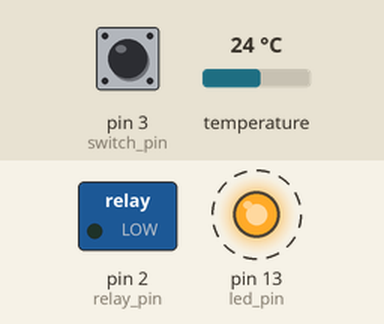
Simulated run of this sketch. Board: Arduino Uno, built with avr-gcc and run on an emulated ATmega328P. Shown: switched loads named in the sketch (green lamp = pin HIGH), output pins drawn as LEDs (lit = HIGH). Wiring (inferred from the names in the program): LM75 temperature sensor at I2C address 0x48. Dashed ring = blinking. The inputs (shaded band) are chosen by the test bench; at power-on: pin 3 (switch_pin) HIGH, temperature 24 °C. EEPROM starts erased; what the sketch prints to the serial monitor is not drawn.

Above: at 5.09 s.
Timing chart, 0 to 8.0 s (numbered marks = the images above):
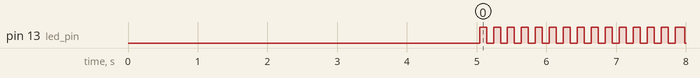

The sketch:

cutdown_temp.ino
```cpp
#include <EEPROM.h>
#include <Wire.h>

// EEPROM addresses
// addr value
//  0    LSB
//  1    MSB
//  2    FLAG
//  3    addr LSB
//  4    addr MSB
//  5    temp data starts

// macros
unsigned int cutdown_thresh = 40*60;
unsigned int on_time = 30;
unsigned int inc_time = 100;
int lm75Address = 0x48;
unsigned int count_lsb = 0, count_msb = 1, cutdown_flag = 2, addr_lsb = 3, addr_msb = 4, data_addr = 5;

// pin placements
int relay_pin = 2;
int switch_pin = 3;
int led_pin = 13;

// global variables
unsigned int count;
unsigned int min_count=0;
unsigned int addr = data_addr;

void setup()
{
 pinMode(relay_pin,OUTPUT); digitalWrite(relay_pin,LOW);
 pinMode(switch_pin,INPUT); digitalWrite(switch_pin,HIGH);
 pinMode(led_pin,OUTPUT); digitalWrite(led_pin,LOW);
 attachInterrupt(1,startcount,FALLING);
 Serial.begin(115200);
 Wire.begin();
 EEPROM.write(cutdown_flag,0);
 delay(5000);
}

void loop()
{
  min_count++;
  readcount();
  count = count + 1;
  Serial.println(count,DEC);
  writecount();
  // timing for the cutdown mechanism
  if((count > cutdown_thresh) && (count < (cutdown_thresh + on_time))) {digitalWrite(relay_pin,HIGH); EEPROM.write(cutdown_flag,1); delay(5);}
  if(count >= cutdown_thresh+on_time) {digitalWrite(relay_pin,LOW);}
  // timing for the temperature value
  if (min_count>=30) {recordtemp(); min_count = 0;}
  // indicator to define the working of the board
  digitalWrite(led_pin,!digitalRead(led_pin));
  delay (inc_time-40);
}

void startcount()
{
  char i=0;
  delay(10);
  i = digitalRead(switch_pin);
  if (i==0)
  {EEPROM.write(count_lsb,0);
  delay(10);
  EEPROM.write(count_msb,0);
  delay(10);
  EEPROM.write(cutdown_flag,0);
  addr = data_addr;
  writeaddr();
  min_count=0;}

}


void readcount()
{
  unsigned char countl,counth;
  countl = EEPROM.read(count_lsb);
  delay(10);
  counth = EEPROM.read(count_msb);
  delay(10);
  count = ((int)counth*256)+ (int)countl;
}

void writecount()
{
  unsigned char countl,counth;
  countl = count%256;
  counth = count>>8;
  EEPROM.write(count_lsb,countl);
  delay(10);
  EEPROM.write(count_msb,counth);
  delay(10);
}


void recordtemp(){
  Wire.requestFrom(lm75Address,2);
  //delay(5);
  byte MSB = Wire.read();
  byte LSB = Wire.read();
  signed int Temperature = MSB;
  Serial.print("Temperature : "); Serial.print(Temperature,DEC); Serial.print("\t");
  readaddr();
  if (addr<3*(cutdown_thresh/30)+data_addr)
    {
     EEPROM.write(addr,Temperature);
     delay(5);
     addr++;
    }
  Serial.print("Address : "); Serial.println(addr,DEC);
  writeaddr();
}

void readaddr()
{
  unsigned char addrl,addrm;
  addrl = EEPROM.read(addr_lsb);
  delay(10);
  addrm = EEPROM.read(addr_msb);
  delay(10);
  addr = ((int)addrm*256)+ (int)addrl;
}

void writeaddr()
{
  unsigned char addrl, addrm;
  addrl = addr%256;
  addrm = addr>>8;
  EEPROM.write(addr_lsb,addrl);
  delay(10);
  EEPROM.write(addr_msb,addrm);
  delay(10);
}
```

Measured:
- by itself, pin 13 (led_pin): alternates HIGH for 0.10 s and LOW for 0.10 s
